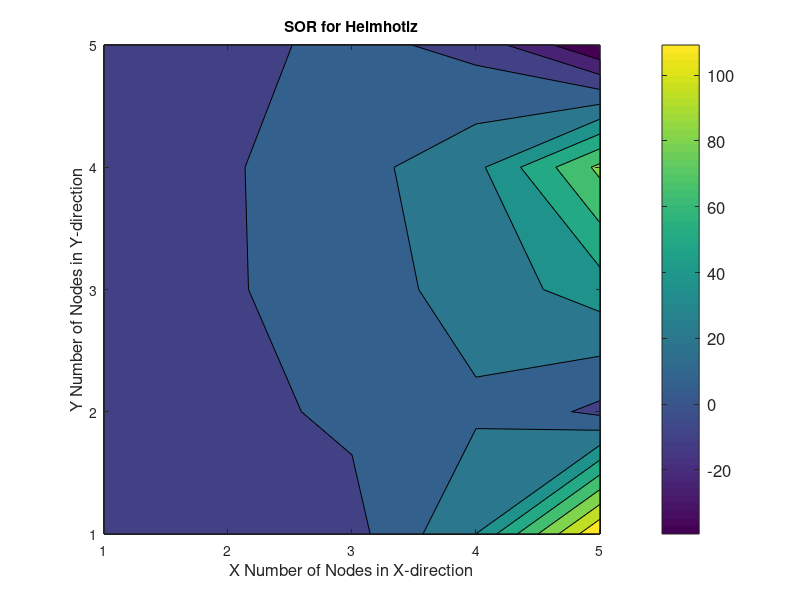
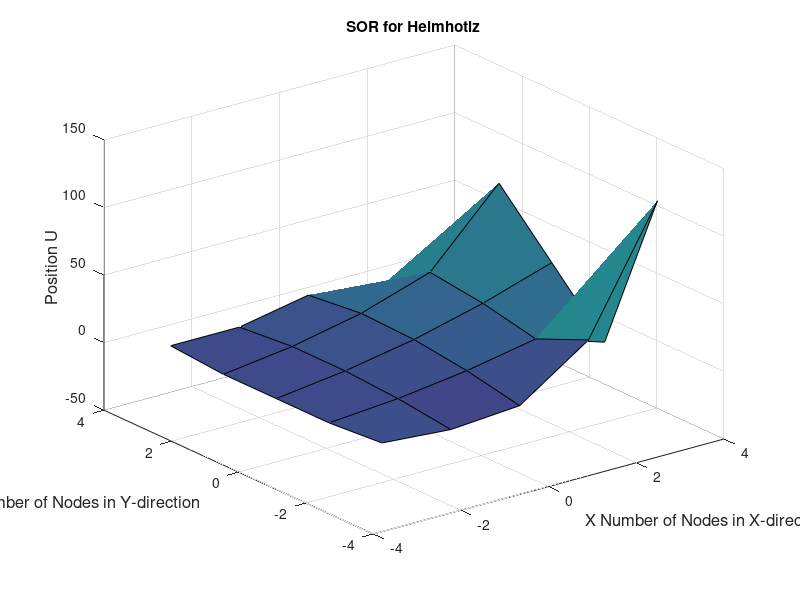

Write the MATLAB code that produced these figures, in order.
%Scientific Computing MECE 5397
%Maria Violeta Paez 
%Project A - Helmholtz Equation
%Helmholtz Equation using Over-Relaxation Method

clc
clear all 

%Ghost nodes, made as input in order to manipulate the code
n=input('Enter your value for n= ')

%Given values, constants
gamma=-1; ax=-pi; ay=-pi; by=pi; bx=pi;
b=1.5; %Betta, for over relaxation 

%Creating vector with linespace function
x=linspace(ax,bx,n); y=linspace(ay,by,n);

%Boundary conditions
u=zeros(n); %Intial guess for Guass-Seidel
            %Method is zero for all interior nodes
u(:,1)=ax;
u(:,n)=((bx-ax).^2.*cos((pi.*bx)./ax))+((y(:)-ay)./(by-ay)).*(bx.*(bx-ax).^2-((bx-ax).^2.*cos((pi.*bx)./ax)));
u(1,:)=x(:).*(x(:)-ax).^2;
u(n,:)=(x(:)-ax).^2.*cos(pi.*x(:)./ax);

h=bx/n; %Step Size 
it=1000;
err=1;

while max(max(err(:)))>=1e-6
    uold=u;
   
for  j=2:n-1
    for i=2:n-1
        F(i,j)=sin(pi.*((x(i)-ax)/(bx-ax))).*cos((pi/2).*(2.*(((y(j)-ay)/(by-ay))+1)));
        %Discritization, utilzing betta for over-relaxation
        u(i,j)= 1.*b/(4).*(u(i-1,j)+u(i+1,j)+u(i,j-1)+u(i,j+1)+F(i,j).*h.^2)+(1-b).*u(i,j);
    end 
end
unew=u;
err=abs((uold-unew)./unew);
end
%Plot 

figure
contourf(u)
colorbar('location','eastoutside','fontSize',12);
xlabel('X Number of Nodes in X-direction','fontSize',12);
ylabel('Y Number of Nodes in Y-direction','fontSize',12);
title('SOR for Helmhotlz')
figure
surf(x,y,u)
xlabel('X Number of Nodes in X-direction','fontSize',12);
ylabel('Y Number of Nodes in Y-direction','fontSize',12);
zlabel('Position U','fontSize',12);
title('SOR for Helmhotlz');